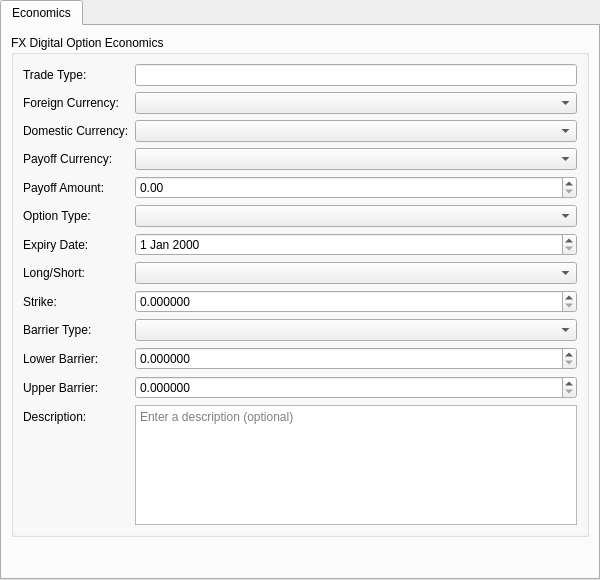
<?xml version="1.0" encoding="UTF-8"?>
<ui version="4.0">
 <class>FxDigitalOptionInstrumentForm</class>
 <widget class="QWidget" name="FxDigitalOptionInstrumentForm">
  <property name="geometry">
   <rect>
    <x>0</x>
    <y>0</y>
    <width>600</width>
    <height>580</height>
   </rect>
  </property>
  <layout class="QVBoxLayout" name="rootLayout">
   <property name="leftMargin"><number>0</number></property>
   <property name="topMargin"><number>0</number></property>
   <property name="rightMargin"><number>0</number></property>
   <property name="bottomMargin"><number>0</number></property>
   <item>
    <widget class="QTabWidget" name="subTabWidget">
     <property name="currentIndex"><number>0</number></property>
     <widget class="QWidget" name="economicsTab">
      <attribute name="title">
       <string>Economics</string>
      </attribute>
      <layout class="QVBoxLayout" name="economicsLayout">
       <item>
        <widget class="QGroupBox" name="economicsGroup">
         <property name="title">
          <string>FX Digital Option Economics</string>
         </property>
         <layout class="QFormLayout" name="economicsFormLayout">
          <item row="0" column="0">
           <widget class="QLabel" name="labelTradeTypeCode">
            <property name="text"><string>Trade Type:</string></property>
           </widget>
          </item>
          <item row="0" column="1">
           <widget class="QLineEdit" name="tradeTypeCodeEdit">
            <property name="readOnly"><bool>true</bool></property>
           </widget>
          </item>
          <item row="1" column="0">
           <widget class="QLabel" name="labelForeignCurrency">
            <property name="text"><string>Foreign Currency:</string></property>
           </widget>
          </item>
          <item row="1" column="1">
           <widget class="ores::qt::OreCurrencyComboBox" name="foreignCurrencyCombo"/>
          </item>
          <item row="2" column="0">
           <widget class="QLabel" name="labelDomesticCurrency">
            <property name="text"><string>Domestic Currency:</string></property>
           </widget>
          </item>
          <item row="2" column="1">
           <widget class="ores::qt::OreCurrencyComboBox" name="domesticCurrencyCombo"/>
          </item>
          <item row="3" column="0">
           <widget class="QLabel" name="labelPayoffCurrency">
            <property name="text"><string>Payoff Currency:</string></property>
           </widget>
          </item>
          <item row="3" column="1">
           <widget class="ores::qt::OreCurrencyComboBox" name="payoffCurrencyCombo"/>
          </item>
          <item row="4" column="0">
           <widget class="QLabel" name="labelPayoffAmount">
            <property name="text"><string>Payoff Amount:</string></property>
           </widget>
          </item>
          <item row="4" column="1">
           <widget class="OreDoubleSpinBox" name="payoffAmountSpinBox">
            <property name="decimals"><number>2</number></property>
            <property name="minimum"><double>0.000000000000000</double></property>
            <property name="maximum"><double>999999999999.000000000000000</double></property>
            <property name="singleStep"><double>1000.000000000000000</double></property>
           </widget>
          </item>
          <item row="5" column="0">
           <widget class="QLabel" name="labelOptionType">
            <property name="text"><string>Option Type:</string></property>
           </widget>
          </item>
          <item row="5" column="1">
           <widget class="QComboBox" name="optionTypeCombo"/>
          </item>
          <item row="6" column="0">
           <widget class="QLabel" name="labelExpiryDate">
            <property name="text"><string>Expiry Date:</string></property>
           </widget>
          </item>
          <item row="6" column="1">
           <widget class="OreDateEdit" name="expiryDateEdit"/>
          </item>
          <item row="7" column="0">
           <widget class="QLabel" name="labelLongShort">
            <property name="text"><string>Long/Short:</string></property>
           </widget>
          </item>
          <item row="7" column="1">
           <widget class="QComboBox" name="longShortCombo"/>
          </item>
          <item row="8" column="0">
           <widget class="QLabel" name="labelStrike">
            <property name="text"><string>Strike:</string></property>
           </widget>
          </item>
          <item row="8" column="1">
           <widget class="OreDoubleSpinBox" name="strikeSpinBox">
            <property name="decimals"><number>6</number></property>
            <property name="minimum"><double>0.000000000000000</double></property>
            <property name="maximum"><double>999999.000000000000000</double></property>
            <property name="singleStep"><double>0.001000000000000</double></property>
           </widget>
          </item>
          <item row="9" column="0">
           <widget class="QLabel" name="labelBarrierType">
            <property name="text"><string>Barrier Type:</string></property>
           </widget>
          </item>
          <item row="9" column="1">
           <widget class="QComboBox" name="barrierTypeCombo"/>
          </item>
          <item row="10" column="0">
           <widget class="QLabel" name="labelLowerBarrier">
            <property name="text"><string>Lower Barrier:</string></property>
           </widget>
          </item>
          <item row="10" column="1">
           <widget class="OreDoubleSpinBox" name="lowerBarrierSpinBox">
            <property name="decimals"><number>6</number></property>
            <property name="minimum"><double>0.000000000000000</double></property>
            <property name="maximum"><double>999999.000000000000000</double></property>
            <property name="singleStep"><double>0.001000000000000</double></property>
           </widget>
          </item>
          <item row="11" column="0">
           <widget class="QLabel" name="labelUpperBarrier">
            <property name="text"><string>Upper Barrier:</string></property>
           </widget>
          </item>
          <item row="11" column="1">
           <widget class="OreDoubleSpinBox" name="upperBarrierSpinBox">
            <property name="decimals"><number>6</number></property>
            <property name="minimum"><double>0.000000000000000</double></property>
            <property name="maximum"><double>999999.000000000000000</double></property>
            <property name="singleStep"><double>0.001000000000000</double></property>
           </widget>
          </item>
          <item row="12" column="0">
           <widget class="QLabel" name="labelDescription">
            <property name="text"><string>Description:</string></property>
           </widget>
          </item>
          <item row="12" column="1">
           <widget class="QPlainTextEdit" name="descriptionEdit">
            <property name="minimumSize">
             <size><width>0</width><height>60</height></size>
            </property>
            <property name="maximumSize">
             <size><width>16777215</width><height>120</height></size>
            </property>
            <property name="placeholderText">
             <string>Enter a description (optional)</string>
            </property>
           </widget>
          </item>
         </layout>
        </widget>
       </item>
       <item>
        <spacer name="economicsSpacer">
         <property name="orientation"><enum>Qt::Vertical</enum></property>
         <property name="sizeHint" stdset="0">
          <size><width>20</width><height>20</height></size>
         </property>
        </spacer>
       </item>
      </layout>
     </widget>
    </widget>
   </item>
  </layout>
 </widget>
 <customwidgets>
 <customwidget>
  <class>OreDoubleSpinBox</class>
  <extends>QDoubleSpinBox</extends>
  <header>ores.qt/OreDoubleSpinBox.hpp</header>
 </customwidget>
 <customwidget>
  <class>OreDateEdit</class>
  <extends>QDateEdit</extends>
  <header>ores.qt/OreDateEdit.hpp</header>
 </customwidget>
 <customwidget>
  <class>ores::qt::OreCurrencyComboBox</class>
  <extends>QComboBox</extends>
  <header>ores.qt/OreCurrencyComboBox.hpp</header>
 </customwidget>
</customwidgets>
<resources/>
 <connections/>
</ui>
